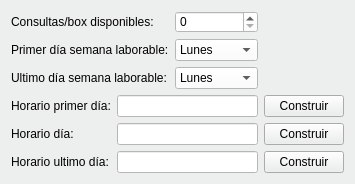
           <widget class="QWidget" name="tab_6">
            <property name="styleSheet">
             <string notr="true">background-color: #ecefed;</string>
            </property>
            <attribute name="title">
             <string>Agenda</string>
            </attribute>
            <layout class="QGridLayout" name="gridLayout_15">
             <item row="0" column="0" colspan="2">
              <widget class="QLabel" name="label_43">
               <property name="text">
                <string>Consultas/box disponibles:</string>
               </property>
              </widget>
             </item>
             <item row="0" column="2">
              <widget class="QSpinBox" name="txtConsultas">
               <property name="styleSheet">
                <string notr="true">background-color: rgb(255, 255, 255);</string>
               </property>
              </widget>
             </item>
             <item row="1" column="0" colspan="2">
              <widget class="QLabel" name="label_44">
               <property name="text">
                <string>Primer día semana laborable:</string>
               </property>
              </widget>
             </item>
             <item row="1" column="2">
              <widget class="QComboBox" name="cboPrimer_dia_laborable">
               <property name="styleSheet">
                <string notr="true">background-color: rgb(255, 255, 255);</string>
               </property>
               <item>
                <property name="text">
                 <string>Lunes</string>
                </property>
               </item>
               <item>
                <property name="text">
                 <string>Martes</string>
                </property>
               </item>
               <item>
                <property name="text">
                 <string>Miercoles</string>
                </property>
               </item>
               <item>
                <property name="text">
                 <string>Jueves</string>
                </property>
               </item>
               <item>
                <property name="text">
                 <string>Viernes</string>
                </property>
               </item>
               <item>
                <property name="text">
                 <string>Sabado</string>
                </property>
               </item>
               <item>
                <property name="text">
                 <string>Domingo</string>
                </property>
               </item>
              </widget>
             </item>
             <item row="2" column="0" colspan="2">
              <widget class="QLabel" name="label_45">
               <property name="text">
                <string>Ultimo día semana laborable:</string>
               </property>
              </widget>
             </item>
             <item row="2" column="2">
              <widget class="QComboBox" name="cbo_ultimo_dia_semana">
               <property name="styleSheet">
                <string notr="true">background-color: rgb(255, 255, 255);</string>
               </property>
               <item>
                <property name="text">
                 <string>Lunes</string>
                </property>
               </item>
               <item>
                <property name="text">
                 <string>Martes</string>
                </property>
               </item>
               <item>
                <property name="text">
                 <string>Miercoles</string>
                </property>
               </item>
               <item>
                <property name="text">
                 <string>Jueves</string>
                </property>
               </item>
               <item>
                <property name="text">
                 <string>Viernes</string>
                </property>
               </item>
               <item>
                <property name="text">
                 <string>Sabado</string>
                </property>
               </item>
               <item>
                <property name="text">
                 <string>Domingo</string>
                </property>
               </item>
              </widget>
             </item>
             <item row="3" column="0">
              <widget class="QLabel" name="label_46">
               <property name="text">
                <string>Horario primer día:</string>
               </property>
              </widget>
             </item>
             <item row="3" column="1" colspan="2">
              <widget class="QLineEdit" name="txt_horario_primer_dia">
               <property name="styleSheet">
                <string notr="true">background-color: rgb(255, 255, 255);</string>
               </property>
              </widget>
             </item>
             <item row="3" column="3">
              <widget class="QPushButton" name="btnConstruir1">
               <property name="text">
                <string>Construir</string>
               </property>
              </widget>
             </item>
             <item row="4" column="0">
              <widget class="QLabel" name="label_47">
               <property name="text">
                <string>Horario día:</string>
               </property>
              </widget>
             </item>
             <item row="4" column="1" colspan="2">
              <widget class="QLineEdit" name="txt_horario_dia_normal">
               <property name="styleSheet">
                <string notr="true">background-color: rgb(255, 255, 255);</string>
               </property>
              </widget>
             </item>
             <item row="4" column="3">
              <widget class="QPushButton" name="btnConstruir2">
               <property name="text">
                <string>Construir</string>
               </property>
              </widget>
             </item>
             <item row="5" column="0">
              <widget class="QLabel" name="label_48">
               <property name="text">
                <string>Horario ultimo día:</string>
               </property>
              </widget>
             </item>
             <item row="5" column="1" colspan="2">
              <widget class="QLineEdit" name="txt_horario_ultimo_dia">
               <property name="styleSheet">
                <string notr="true">background-color: rgb(255, 255, 255);</string>
               </property>
              </widget>
             </item>
             <item row="5" column="3">
              <widget class="QPushButton" name="btnConstruir3">
               <property name="text">
                <string>Construir</string>
               </property>
              </widget>
             </item>
            </layout>
           </widget>
